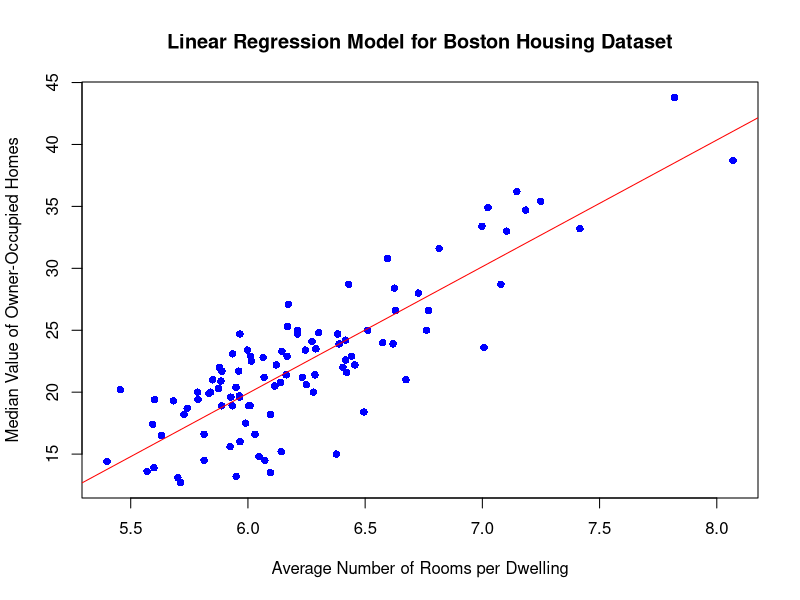

Write the R code that produced this figure.

#load the Boston Housing DataSet
dataset <- read.csv("Boston.csv")
 
data <- head(dataset,100)
# Extract the columns for RM and MEDV

x <- data$rm
y <- data$medv

# Fit a linear regression model
fit <- lm(y ~ x)

# save the graph as
png(file = "linearRegression.pn")

#plot the data and the regression line
plot(x,y,main="Linear Regression Model for Boston Housing Dataset",
	xlab = "Average Number of Rooms per Dwelling",
	ylab = "Median Value of Owner-Occupied Homes",
	pch  = 16, col = "blue")
abline(fit,col = "red")


